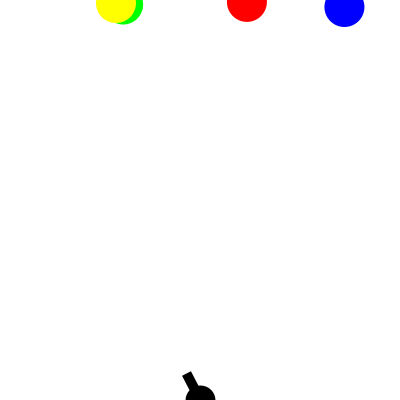
Frame 1 (no input)
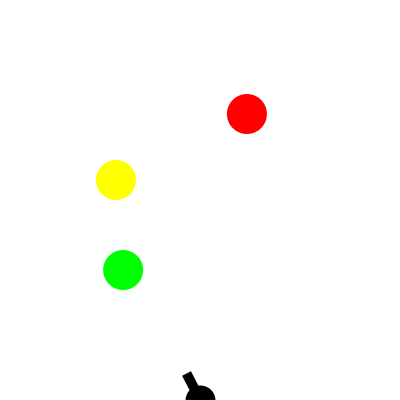
Frame 60 (the mouse pressed at the canvas centre just before this capture)
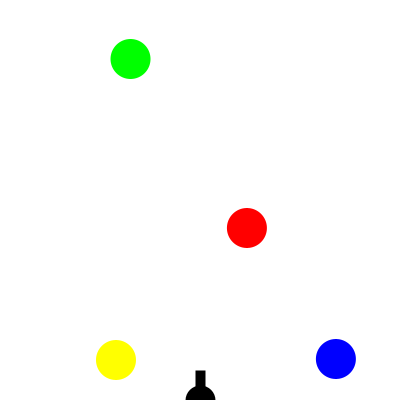
Frame 120 (the mouse held since frame 60 and released just before this capture)

The Processing sketch that drew these frames (run headless with seeded random() and noise(); from frame 60 on, the mouse is pressed at the canvas centre):

// Processing sketch: processing_142580
// ── processing_142580.pde

Dropper dropper1, dropper2, dropper3, dropper4;
Cannon cannon;

void setup(){
  size(400,400);
  background(255);
  smooth();
  cannon = new Cannon();
  dropper1 = new Dropper(1.9);
  dropper2 = new Dropper(4.5);
  dropper3 = new Dropper(7);
  dropper4 = new Dropper(3);
}

void draw(){
  background(255);
  
  dropper1.update();
  dropper1.display(1);

  dropper2.update();
  dropper2.display(2);
  
  dropper3.update();
  dropper3.display(3);

  dropper4.update();
  dropper4.display(4);

  cannon.update();
  cannon.display();
}
class Cannon {

  PVector loc = new PVector(); // Point of cannon base
  float cannonLength = 30;
  float radius = 20; // Size of cannon's base
  float posx, posy; // Directional point of cannon's barrel
  float speed = 1;
  
  Cannon() {
    loc.x = width/2;
    loc.y = height;
  }
  
  void update() {
    
    // This creates the turret of the cannon that follows the mouse
    float angle = atan2(mouseY-loc.y,mouseX-loc.x);
    posx = (cannonLength * cos(angle)) + loc.x;
    posy = (cannonLength * sin(angle)) + loc.y;
    
      if(keyPressed && keyCode==LEFT && !(keyCode==RIGHT)){
        loc.x -= 1;
      }
      if(keyPressed && keyCode==RIGHT && !(keyCode==LEFT)){
        loc.x += 1;
      }
    }
  
  void display() {
    fill(0);
    stroke(0);
    strokeWeight(10);
    strokeCap(SQUARE);
    ellipse(loc.x,loc.y,radius,radius);
    line(loc.x,loc.y,posx,posy);
  }
}
class Dropper {
  
  float posx, posy;
  float radius = 40;
  float fallspeed;
  int DropperColor;
  
  //Two inputs for Dropper: color, and fallspeed.
  Dropper(float speed) {   
    //object appears on top page within a margin
    posx = random(radius, width-radius); 
    posy = 0;
    fallspeed = speed;
  }
  
  void update() {
    
    posy += fallspeed;
    
    if(posy >= height+radius){ //When Dropper hits bottom of page...
//    score -= 1; //Add one point
    posy = 0 - radius; //Reset Dropper
    posx = random(10, width-10); 
    }
  }

  void display(int DropperColor) {
    if(DropperColor == 1){ //1 = RED
      fill(255,0,0);}
    if(DropperColor == 2){ //2 = GREEN
      fill(0,255,0);}
    if(DropperColor == 3){ //3 = BLUE
      fill(0,0,255);}
    if(DropperColor == 4){ //4 = YELLOW
      fill(255,255,0);}
    noStroke();
    ellipse(posx,posy,radius,radius);
  }
}
  
